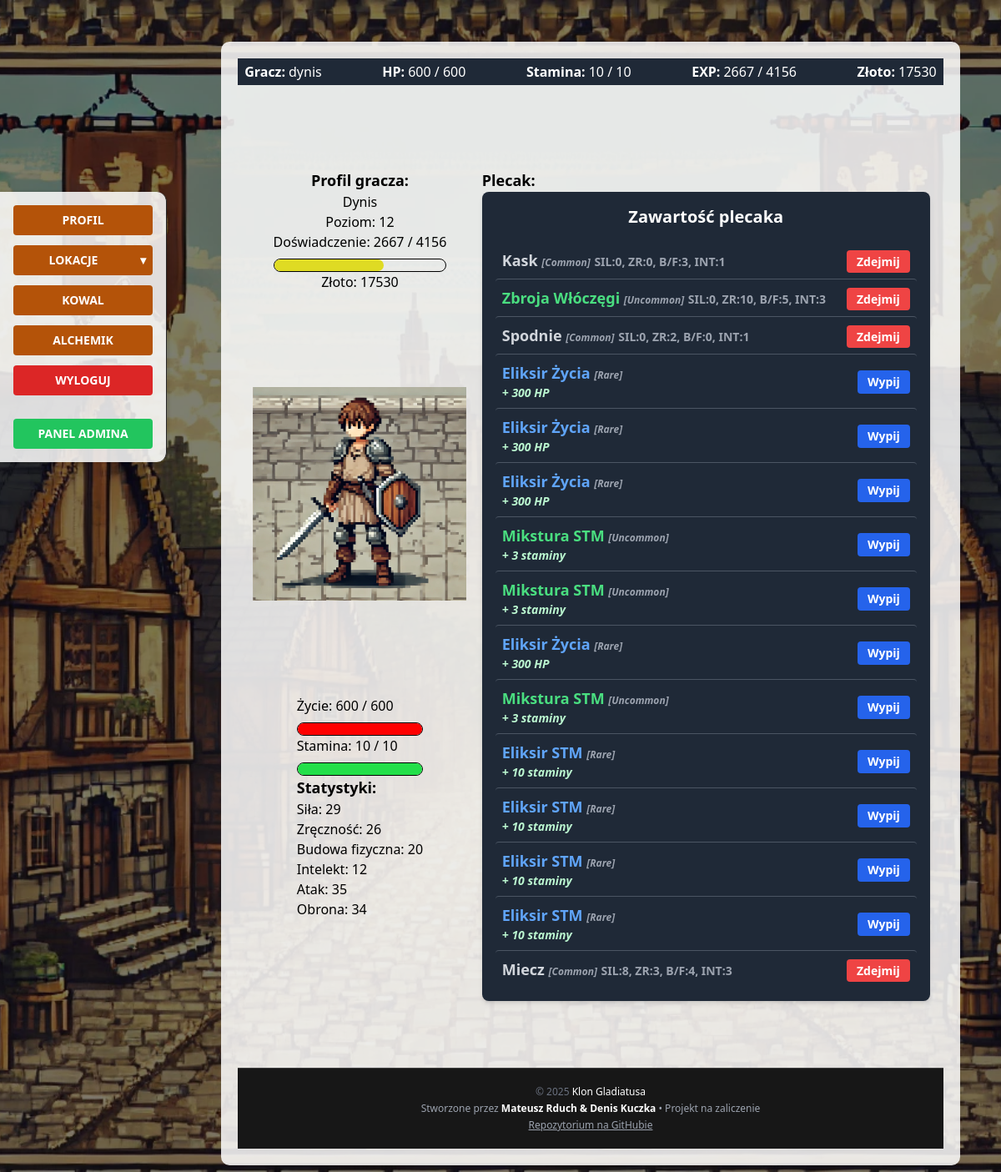
/user_profile/profil/ (signed in), run on the app's committed database.
### user_profile/models.py (models this page shows, shortened)
class UserProfile(models.Model):
    user = models.OneToOneField(User, on_delete=models.CASCADE)
    strength = models.IntegerField(default=1)
    dexterity = models.IntegerField(default=1)
    constitution = models.IntegerField(default=1)
    intelligence = models.IntegerField(default=1)
    level = models.IntegerField(default=1)
    experience = models.IntegerField(default=0)
    stat_points = models.IntegerField(default=0)
    gold = models.IntegerField(default=0)
    max_hp = models.IntegerField(default=100)
    hp = models.IntegerField(default=100)
    base_hp = models.IntegerField(default=100)
    max_stamina = models.IntegerField(default=10)
    stamina = models.IntegerField(default=10)
    attack = models.IntegerField(default=0)
    base_attack = models.IntegerField(default=0)
    defence = models.IntegerField(default=0)
    base_defence = models.IntegerField(default=0)
    base_strength = models.IntegerField(default=1)
    base_dexterity = models.IntegerField(default=1)
    base_constitution = models.IntegerField(default=1)
    base_intelligence = models.IntegerField(default=1)
    last_regen = models.DateTimeField(default=timezone.now)
    last_regen_stm = models.DateTimeField(default=timezone.now)
    def lvlup_exp(self):
        return math.floor(100 * (self.level ** 1.5))
    def dodaj_exp(self, exp):
        self.experience += exp
        while self.experience >= self.lvlup_exp():
            self.experience -= self.lvlup_exp()
            self.lvlup()
        self.save()
    def hp_regen(self):
        regen_timer = timezone.now() - self.last_regen
        regen_minutes = regen_timer.total_seconds() / 60
        regen_amount = math.floor((self.intelligence + self.constitution / 2) * round(regen_minutes))
        new_hp = self.hp + regen_amount
        if new_hp > self.max_hp:
            self.hp = self.max_hp
        else:
            self.hp = round(new_hp)
        if regen_amount > 0 or self.hp == self.max_hp:
            self.last_regen = timezone.now()
        self.save()
    def stamina_regen(self):
        regen_timer = timezone.now() - self.last_regen_stm
        regen_minutes = regen_timer.total_seconds() / 60
        regen_amount = math.floor((self.intelligence / 2) * round(regen_minutes))
        new_stamina = self.stamina + regen_amount
        if new_stamina > self.max_stamina:
            self.stamina = self.max_stamina
        else:
            self.stamina = round(new_stamina)
        if regen_amount > 0 or self.stamina == self.max_stamina:
            self.last_regen_stm = timezone.now()
        self.save()

### inventory/models.py (models this page shows, shortened)
class InventoryItem(models.Model):
    user = models.ForeignKey(User, on_delete=models.CASCADE)
    item = models.ForeignKey(Item, on_delete=models.CASCADE)
    equipped = models.BooleanField(default=False)

### items/models.py (models this page shows, shortened)
class Item(models.Model):
    SLOT_CHOICES = [
        ('head', 'Head'),
        ('chest', 'Chest'),
        ('legs', 'Legs'),
        ('feet', 'Feet'),
        ('hands', 'Hands'),
        ('weapon', 'Weapons'),
        ('shield', 'Shield'),
        ('accessory', 'Accessory'),
        ('none', 'Brak'),  # dla mikstur itp.
    ]
    ITEM_TYPE_CHOICES = [
        ('equipment', 'Ekwipunek'),
        ('potion_hp', 'Mikstura HP'),
        ('potion_stamina', 'Mikstura Staminy'),
    ]
    name = models.CharField(max_length=100, unique=True, help_text="Nazwa przedmiotu")
    description = models.TextField(blank=True, help_text="Opis przedmiotu")
    rarity = models.CharField(
        max_length=50,
        choices=[
            ('common', 'Common'),
            ('uncommon', 'Uncommon'),
            ('rare', 'Rare'),
            ('epic', 'Epic'),
            ('legendary', 'Legendary'),
        ],
        default='common',
        help_text="Rzadkość przedmiotu"
    )
    slot = models.CharField(
        max_length=50,
        choices=SLOT_CHOICES,
        default='none',
        help_text="Slot, do którego pasuje przedmiot"
    )
    item_type = models.CharField(
        max_length=20,
        choices=ITEM_TYPE_CHOICES,
        default='equipment',
        help_text="Typ przedmiotu"
    )
    item_level = models.IntegerField(help_text="Poziom przedmiotu (ilvl)")
    dmg = models.IntegerField(default=0, help_text="Obrażenia przedmiotu")
    dmg_max = models.IntegerField(default=0, help_text="Maksymalne obrażenia przedmiotu")
    dmg_min = models.IntegerField(default=0, help_text="Minimalne obrażenia przedmiotu")
    item_strength = models.IntegerField(default=0, help_text="Siła przedmiotu")
    item_dexterity = models.IntegerField(default=0, help_text="Zręczność przedmiotu")
    item_constitution = models.IntegerField(default=0, help_text="Wytrzymałość przedmiotu")
    item_intelligence = models.IntegerField(default=0, help_text="Inteligencja przedmiotu")
    value = models.IntegerField(default=0, help_text="Wartość przedmiotu")
    effect_value = models.IntegerField(null=True, blank=True, help_text="Wartość efektu (np. HP +50)")

### user_profile/views.py (the view)
# urls.py: path('profil/', views.WidokProfilu.as_view(), name='profil'),
class WidokProfilu(BazaWidokuProfilu, TemplateView):
    template_name = "profil_gracza/profil.html"
    def get_context_data(self, **kwargs):
        context = super().get_context_data(**kwargs)
        player = self.get_user_profile()
        if isinstance(player, UserProfile):
            player.dodaj_exp(0)
            player.hp_regen()
            player.stamina_regen()
            experience_percentage = round((player.experience / player.lvlup_exp()) * 100) if player.lvlup_exp() else 0
            hp_percentage = round((player.hp / player.max_hp) * 100) if player.max_hp else 0
            stamina_percentage = round((player.stamina / player.max_stamina) * 100) if player.max_stamina else 0
            context.update({
                "items": InventoryItem.objects.filter(user=player.user),
                "player": player,
                "experience_percentage": experience_percentage,
                "hp_percentage": hp_percentage,
                "stamina_percentage": stamina_percentage,
                "tooltips": {
                    "strength": "Siła wpływa na obrażenia zadawane przeciwnikom.",
                    "dexterity": "Zręczność zwiększa obronę.",
                    "constitution": "Budowa fizyczna zwiększa maksymalne punkty życia i wpływa na regenerację punktów życia.",
                    "intelligence": "Inteligencja wpływa na szybkość regeneracji punktów życia."
                }
            })
        return context

### inventory/context_processors.py (called while the page is built)
def player_banner_context(request):
    if request.user.is_authenticated:
        try:
            player = UserProfile.objects.get(user=request.user)
            return {'player': player}
        except UserProfile.DoesNotExist:
            return {}
    return {}

### user_profile/views.py (called while the page is built)
    def get_user_profile(self):
        try:
            return self.request.user.userprofile
        except UserProfile.DoesNotExist:
            messages.error(self.request, "Nie znaleziono profilu gracza. Zarejestruj lub zaloguj.")
            return redirect("login_user")

### user_profile/templates/profil_gracza/profil.html (shortened to what this page needs)
{% extends "base.html" %}
{% load static %}
{% block banner_up %}
    {% include 'banner_up.html' %}
{% endblock %}
{% block sidebar %}
{% include 'sidebar.html' %}
{% endblock %}
{% block content %}
<div class="grid grid-cols-6 gap-4 p-4">
    <div class="grid justify-items-center col-span-2">
        <div class="text-center">
            <div class="font-bold text-lg">Profil gracza:</div>
            <div class="capitalize">{{ player.user.username }}</div>
            <div>Poziom: {{ player.level }}</div>
            <div>Doświadczenie: {{ player.experience }} / {{ player.lvlup_exp }}</div>
            <div class="experience-bar">
                <div class="experience-bar-fill" style="width: {{ experience_percentage }}%"></div>
            </div>
            <div>Złoto: {{ player.gold }} </div>
        </div>
        <div class="mt-4">
            <img src="{% static 'images/profilowe.webp' %}" alt="Profilowe" class="w-64 h-64 object-cover">
        </div>
        <div class="mt-4">
            <div>Życie: {{ player.hp }} / {{ player.max_hp }}</div>
            <div class="experience-bar">
                <div class="hp-bar-fill" style="width: {{ hp_percentage }}%"></div>
            </div>
            <div>Stamina: {{ player.stamina }} / {{ player.max_stamina }}</div>
            <div class="experience-bar">
                <div class="stamina-bar-fill" style="width: {{ stamina_percentage }}%"></div>
            </div>
            <div>
                <h3 class="font-bold text-lg">Statystyki:</h3>
            </div>
            <div x-data="{ tooltip: '' }" >
                <span @mouseover="tooltip = '{{ tooltips.strength }}'" @mouseleave="tooltip = ''">
                    Siła: {{ player.strength }}
                </span>
            </div>
            <div x-data="{ tooltip: '' }" >
                <span @mouseover="tooltip = '{{ tooltips.dexterity }}'" @mouseleave="tooltip = ''">
                    Zręczność: {{ player.dexterity }}
                </span>
            </div>
            <div x-data="{ tooltip: '' }" >
                <span @mouseover="tooltip = '{{ tooltips.constitution }}'" @mouseleave="tooltip = ''">
                    Budowa fizyczna: {{ player.constitution }}
                </span>
            </div>
            <div x-data="{ tooltip: '' }" >
                <span @mouseover="tooltip = '{{ tooltips.intelligence }}'" @mouseleave="tooltip = ''">
                    Intelekt: {{ player.intelligence }}
                </span>
            </div>
            <div>Atak: {{ player.attack }}</div>
            <div>Obrona: {{ player.defence }}</div>
        </div>
    </div>
    <div class="col-span-4">
       <div class="col-start-3 font-bold text-lg">
            Plecak:
            <div id="backpack-slot">
                {% include 'inventory/backpackComponent.html' %}
            </div>
        </div>
    </div>
</div>
{% endblock %}
{% block footer %}
{% include 'footer.html' %}
{% endblock %}

### templates/banner_up.html
<div class="w-full bg-gray-800 text-white px-2 py-1"  id="player-banner">
  <div class="flex flex-col sm:flex-row flex-wrap items-center justify-between gap-2 text-xs sm:text-base">
    <div class="flex items-center gap-1">
      <span class="font-semibold">Gracz:</span>
      <span>{{ player.user.username }}</span>
    </div>
    <div class="flex items-center gap-1">
      <span class="font-semibold">HP:</span>
      <span>{{ player.hp }} / {{ player.max_hp }}</span>
    </div>
    <div class="flex items-center gap-1">
      <span class="font-semibold">Stamina:</span>
      <span>{{ player.stamina }} / {{ player.max_stamina }}</span>
    </div>
    <div class="flex items-center gap-1">
      <span class="font-semibold">EXP:</span>
      <span>{{ player.experience }} / {{ player.lvlup_exp }}</span>
    </div>
    <div class="flex items-center gap-1">
      <span class="font-semibold">Złoto:</span>
      <span>{{ player.gold }}</span>
    </div>
  </div>
</div>

### inventory/templates/inventory/backpackComponent.html
<div class="bg-gray-800 p-4 rounded-lg shadow-md text-white">
    <h3 class="text-xl font-bold mb-4 text-center">Zawartość plecaka</h3>
    {% if items %}
        <ul class="divide-y divide-gray-600">
            {% for item in items %}
                <li class="py-2 flex justify-between items-center  rounded px-2">
<div>
  <span class="font-semibold {% if item.item.rarity == 'common' %}text-gray-300
    {% elif item.item.rarity == 'uncommon' %}text-green-400
    {% elif item.item.rarity == 'rare' %}text-blue-400
    {% elif item.item.rarity == 'epic' %}text-purple-400
    {% elif item.item.rarity == 'legendary' %}text-yellow-400
    {% endif %}">
    {{ item.item.name }}
  </span>
  <span class="text-xs italic text-gray-400">[{{ item.item.rarity|title }}]</span>
  {% if "potion" in item.item.item_type %}
    <p class="text-sm text-green-200 italic">
      +
      {% if item.item.item_type == "potion_hp" %}
        {{ item.item.effect_value }} HP
      {% elif item.item.item_type == "potion_stamina" %}
        {{ item.item.effect_value }} staminy
      {% endif %}
    </p>
  {% else %}
    <span class="text-sm text-gray-400">
      SIL:{{ item.item.item_strength }},
      ZR:{{ item.item.item_dexterity }},
      B/F:{{ item.item.item_constitution }},
      INT:{{ item.item.item_intelligence }}
    </span>
  {% endif %}
</div>
  <div>
    {% if "potion" in item.item.item_type %}
      <button
        class="bg-blue-600 hover:bg-blue-700 text-white text-sm px-3 py-1 rounded use-btn"
        data-item-id="{{ item.id }}"
      >
        Wypij
      </button>
    {% elif item.equipped %}
      <a href="{% url 'unequip_item' item.id %}" class="bg-red-500 hover:bg-red-600 text-white text-sm px-3 py-1 rounded">
        Zdejmij
      </a>
    {% else %}
      <a href="{% url 'equip_item' item.id %}" class="bg-blue-500 hover:bg-blue-600 text-white text-sm px-3 py-1 rounded">
        Załóż
      </a>
    {% endif %}
  </div>
</li>
            {% endfor %}
        </ul>
    {% else %}
        <p class="text-center text-gray-400">Brak przedmiotów w plecaku.</p>
    {% endif %}
</div>

### static/css/custom.css (style rules this page uses)
body { background: url('/static/images/background.jpg') no-repeat center center fixed; background-size: cover; color: black; }
.experience-bar { width: 100%; background-color: transparent; border: 1px solid black; border-radius: 9999px; height: 1rem; margin-top: 0.5rem; }
.hp-bar-fill { background-color: red; height: 100%; border-radius: 9999px; }
.experience-bar-fill { background-color: rgb(223, 219, 35); height: 100%; border-radius: 9999px; }
.stamina-bar-fill { background-color: rgb(35, 223, 73); height: 100%; border-radius: 9999px; }

### data on the page
UserProfile: user.username "dynis", hp "600", max_hp "600", stamina "10", max_stamina "10", experience "2667", lvlup_exp "4156", gold "17530", user.username "Dynis", level "12", strength "29", dexterity "26", constitution "20", intelligence "12", attack "35", defence "34"
InventoryItem: item.name "Kask", item.rarity "Common", item.item_strength "0", item.item_dexterity "0", item.item_constitution "3", item.item_intelligence "1", equipped "Zdejmij"
InventoryItem: item.name "Zbroja Włóczęgi", item.rarity "Uncommon", item.item_strength "0", item.item_dexterity "10", item.item_constitution "5", item.item_intelligence "3", equipped "Zdejmij"
InventoryItem: item.name "Spodnie", item.rarity "Common", item.item_strength "0", item.item_dexterity "2", item.item_constitution "0", item.item_intelligence "1", equipped "Zdejmij"
InventoryItem: item.name "Eliksir Życia", item.rarity "Rare", item.effect_value "300"
InventoryItem: item.name "Eliksir Życia", item.rarity "Rare", item.effect_value "300"
InventoryItem: item.name "Eliksir Życia", item.rarity "Rare", item.effect_value "300"
InventoryItem: item.name "Mikstura STM", item.rarity "Uncommon", item.effect_value "3"
InventoryItem: item.name "Mikstura STM", item.rarity "Uncommon", item.effect_value "3"
InventoryItem: item.name "Eliksir Życia", item.rarity "Rare", item.effect_value "300"
InventoryItem: item.name "Mikstura STM", item.rarity "Uncommon", item.effect_value "3"
InventoryItem: item.name "Eliksir STM", item.rarity "Rare", item.effect_value "10"
InventoryItem: item.name "Eliksir STM", item.rarity "Rare", item.effect_value "10"
InventoryItem: item.name "Eliksir STM", item.rarity "Rare", item.effect_value "10"
InventoryItem: item.name "Eliksir STM", item.rarity "Rare", item.effect_value "10"
InventoryItem: item.name "Miecz", item.rarity "Common", item.item_strength "8", item.item_dexterity "3", item.item_constitution "4", item.item_intelligence "3", equipped "Zdejmij"

### other printed values
{{ year|default:2025 }} "2025"
